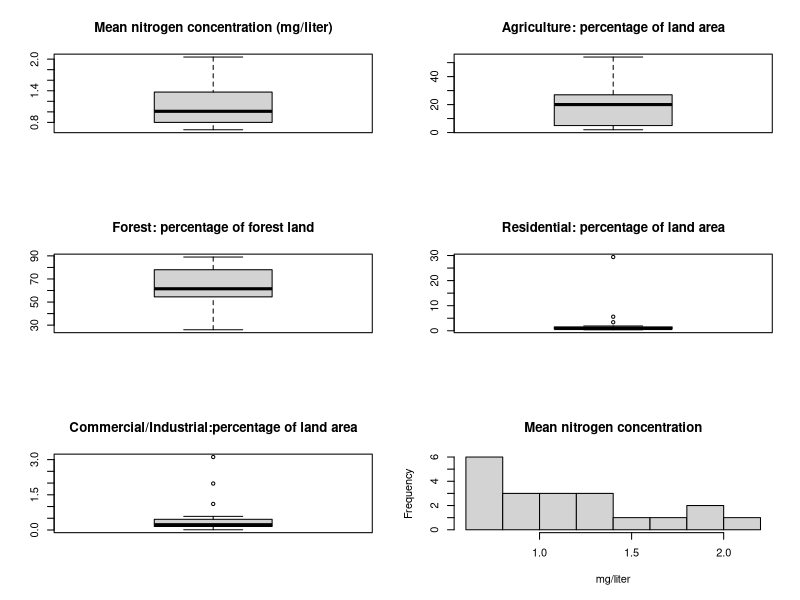
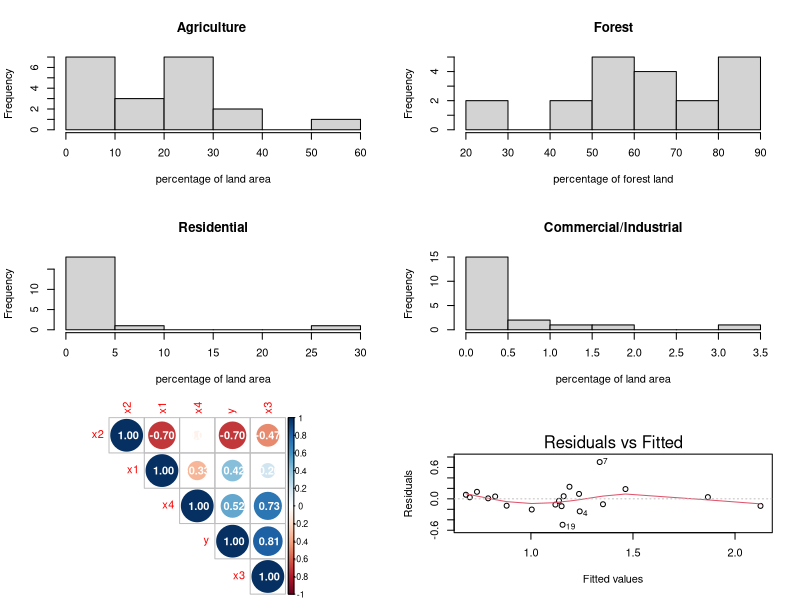
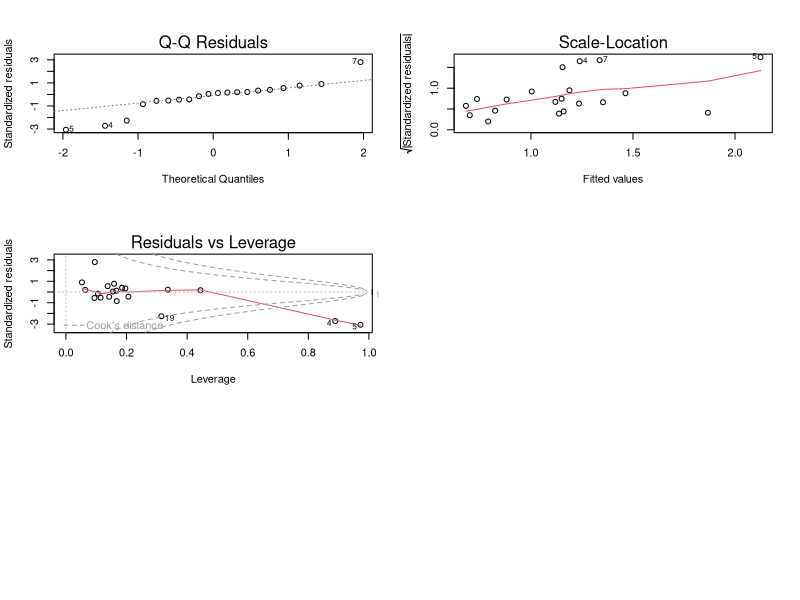

Write R code to recreate these figures, in order.
library(readxl)
river_data <- read_excel("river data.xlsx")
View(river_data)

river_data
data <- river_data
#Missing Data Visualization.
sapply(river_data, function(x) sum(is.na(x)))
#data <- na.omit(river_data)
#data

#To find the extreme values, we will represent them graphically using the boxplot function, which also returns them to us

par(mfrow = c(3, 2))
Y_outliers <- boxplot(data$y , main = 'Mean nitrogen concentration (mg/liter)' )
x1_outliers <- boxplot(data$x1 , main = 'Agriculture: percentage of land area' )
x2_outliers <- boxplot(data$x2, main = 'Forest: percentage of forest land' )
x3_outliers <- boxplot(data$x3, main = 'Residential: percentage of land area' )
x4_outliers <- boxplot(data$x4, main = 'Commercial/Industrial:percentage of land area' )

#Checking the normality and homogeneity of the variance We will check these conditions for the following numerical variables: 

Y_outliers <- hist(data$y , main = 'Mean nitrogen concentration',xlab ='mg/liter' )
x1_outliers <- hist(data$x1 , main = 'Agriculture ',xlab = 'percentage of land area' )
x2_outliers <- hist(data$x2, main = 'Forest',xlab ='percentage of forest land' )
x3_outliers <- hist(data$x3, main = 'Residential', xlab= 'percentage of land area' )
x4_outliers <- hist(data$x4, main = 'Commercial/Industrial',xlab= 'percentage of land area' )


numeric_data <- data[, c('y', 'x1', 'x2', 'x3', 'x4')]
res <- cor(numeric_data, method = 'spearman')
round(res, 2)

library(corrplot)
## corrplot 0.92 loaded
corrplot(res, type="upper", order="hclust",addCoef.col = "white")

# Get summary of the data
summary(river_data)

#Checking the normality of our Dependent variable


shapiro.test(river_data$y)

# perfoem the MUltiple regression 
mdl <- lm(river_data$y~x1+x2+x3,data = river_data)
summary(mdl)

x <- model.matrix(~x1+x2+x3+x4,river_data)  # x= independent variable
x
y <-river_data$y   # y= dependent variable
y  
xtxi <- solve(t(x)%*%x)
xtxi

solve(crossprod(x,x),crossprod(x,y))
names(mdl)

mdls<- summary(mdl)
mdls
names(mdls)

sqrt(deviance(mdl)/df.residual(mdl))
mdls$sigma
xtxi<-mdls$cov.unscaled
sqrt(diag(xtxi))*60975
mdls$coef[,2]

1-deviance(mdl)/sum((y-mean(y))^2)
mdls$r.squared

new_mdl <-lm(y~x1+x2+x3+x4,data = river_data)
new_mdl
plot(new_mdl)
summary(new_mdl)


































